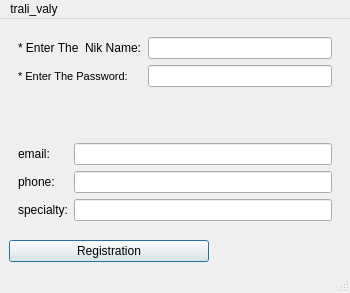
<?xml version="1.0" encoding="UTF-8"?>
<ui version="4.0">
 <class>registration_window</class>
 <widget class="QMainWindow" name="registration_window">
  <property name="geometry">
   <rect>
    <x>0</x>
    <y>0</y>
    <width>350</width>
    <height>293</height>
   </rect>
  </property>
  <property name="windowTitle">
   <string>User Registration</string>
  </property>
  <widget class="QWidget" name="centralwidget">
   <layout class="QVBoxLayout" name="verticalLayout">
    <item>
     <widget class="QFrame" name="frame">
      <property name="frameShape">
       <enum>QFrame::NoFrame</enum>
      </property>
      <property name="frameShadow">
       <enum>QFrame::Raised</enum>
      </property>
      <property name="lineWidth">
       <number>1</number>
      </property>
      <layout class="QFormLayout" name="formLayout">
       <item row="0" column="0">
        <widget class="QLabel" name="label">
         <property name="text">
          <string>* Enter The  Nik Name:</string>
         </property>
        </widget>
       </item>
       <item row="0" column="1">
        <widget class="QLineEdit" name="nik_name_field"/>
       </item>
       <item row="1" column="0">
        <widget class="QLabel" name="label_2">
         <property name="font">
          <font>
           <pointsize>8</pointsize>
          </font>
         </property>
         <property name="text">
          <string>* Enter The Password:</string>
         </property>
        </widget>
       </item>
       <item row="1" column="1">
        <widget class="QLineEdit" name="password_field">
         <property name="echoMode">
          <enum>QLineEdit::Password</enum>
         </property>
        </widget>
       </item>
      </layout>
     </widget>
    </item>
    <item>
     <widget class="QFrame" name="frame_2">
      <property name="frameShape">
       <enum>QFrame::NoFrame</enum>
      </property>
      <property name="frameShadow">
       <enum>QFrame::Raised</enum>
      </property>
      <layout class="QFormLayout" name="formLayout_2">
       <item row="0" column="0">
        <widget class="QLabel" name="label_3">
         <property name="text">
          <string>email:</string>
         </property>
        </widget>
       </item>
       <item row="0" column="1">
        <widget class="QLineEdit" name="email_field"/>
       </item>
       <item row="1" column="0">
        <widget class="QLabel" name="label_4">
         <property name="text">
          <string>phone:</string>
         </property>
        </widget>
       </item>
       <item row="1" column="1">
        <widget class="QLineEdit" name="phone_field"/>
       </item>
       <item row="2" column="0">
        <widget class="QLabel" name="label_5">
         <property name="text">
          <string>specialty:</string>
         </property>
        </widget>
       </item>
       <item row="2" column="1">
        <widget class="QLineEdit" name="specialty_field"/>
       </item>
      </layout>
     </widget>
    </item>
    <item>
     <widget class="QPushButton" name="user_registration_button">
      <property name="maximumSize">
       <size>
        <width>200</width>
        <height>16777215</height>
       </size>
      </property>
      <property name="layoutDirection">
       <enum>Qt::LeftToRight</enum>
      </property>
      <property name="text">
       <string>Registration</string>
      </property>
      <property name="autoDefault">
       <bool>false</bool>
      </property>
      <property name="default">
       <bool>true</bool>
      </property>
      <property name="flat">
       <bool>false</bool>
      </property>
     </widget>
    </item>
   </layout>
  </widget>
  <widget class="QMenuBar" name="menubar">
   <property name="geometry">
    <rect>
     <x>0</x>
     <y>0</y>
     <width>350</width>
     <height>25</height>
    </rect>
   </property>
   <widget class="QMenu" name="menuTrali_valy">
    <property name="title">
     <string>trali_valy</string>
    </property>
    <addaction name="actionHo_ho_ho"/>
   </widget>
   <addaction name="menuTrali_valy"/>
  </widget>
  <widget class="QStatusBar" name="statusbar"/>
  <action name="actionHo_ho_ho">
   <property name="text">
    <string>ho-ho-ho</string>
   </property>
  </action>
 </widget>
 <resources/>
 <connections/>
</ui>
